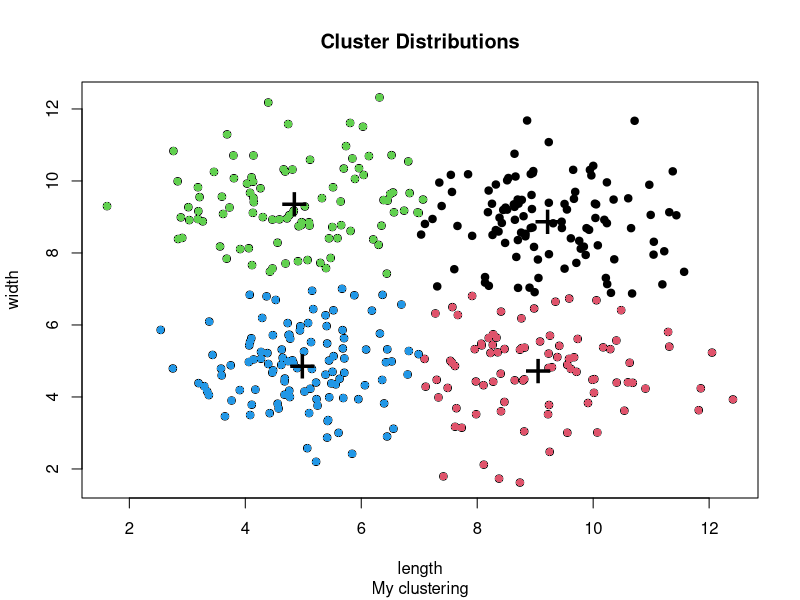

Here is the R script that generated this plot:
##################
# Author: tnybny #
##################

# clear workspace
rm(list = ls(all = T))

cent <- NULL

mykmeans <- function(dat, nc = 2)
{
    # this function performs k-means clustering
    cent <<- dat[sample(1:nrow(dat), nc), -3] # randomly pick centroids from data
    repeat{
        for(i in 1:nrow(dat))
        {
            dmin <- 1000
            for(j in 1:nc)
            {
                point1 <- dat[i, -3]
                point2 <- cent[j, ]
                dist <- dist(rbind(point1, point2))
                if(dist < dmin)
                {
                    dmin <- dist
                    dat[i, 3] <- j
                }
            }
        }
        dat <- dat[order(dat$cluster), ]
        centPrime <<- t(as.data.frame(
            lapply(split(dat[, -3], dat$cluster), colMeans)))
        if(all(cent == centPrime))
        {
            # prevent singleton clusters
            # if any cluster has only 1 point, repick centroids
            if(any(unlist(lapply(split(dat[, -3], dat$cluster), nrow)) == 1))
            {
                cent <<- dat[sample(1:nrow(dat), nc), -3]
                next
            }
            break
        }
        else
            cent <<- centPrime
    }
    return(dat)
}

# load and preprocess the data
dat <- read.table(file = "data.csv", header = T, sep = ",")
nc <- 4				# specify desired number of centroids
cluster <- matrix(1, nrow(dat), 1)	# new column "cluster" with all values = 1,
# this is what we want to start off with
dat <- data.frame(dat, cluster)		# append new column

# perform k-means clustering
dat <- mykmeans(dat, nc)
cluster <- dat$cluster

# plot the result of the clustering
plot(dat[, -3], main = "Cluster Distributions", sub = "My clustering")
for(i in 1:nc)
{
    points(subset(dat[, -3], cluster == i), col = i, pch = 16)
}
points(cent, pch = "+", cex = 3)

# SSE calculation. ssei is SSE of clustering and ssej holds the sse of a specific cluster
ssei <- 0
for(i in 1:nc)
{
     ssej <- 0
     xmean = colMeans(subset(dat, cluster == i)[, -3])
     for(j in 1:nrow(subset(dat, cluster == i)))
     {
         ssej = ssej + dist(rbind(xmean, subset(dat, cluster == i)[j, ])) ^ 2
     }
     ssei = ssei + ssej
}
print(ssei)